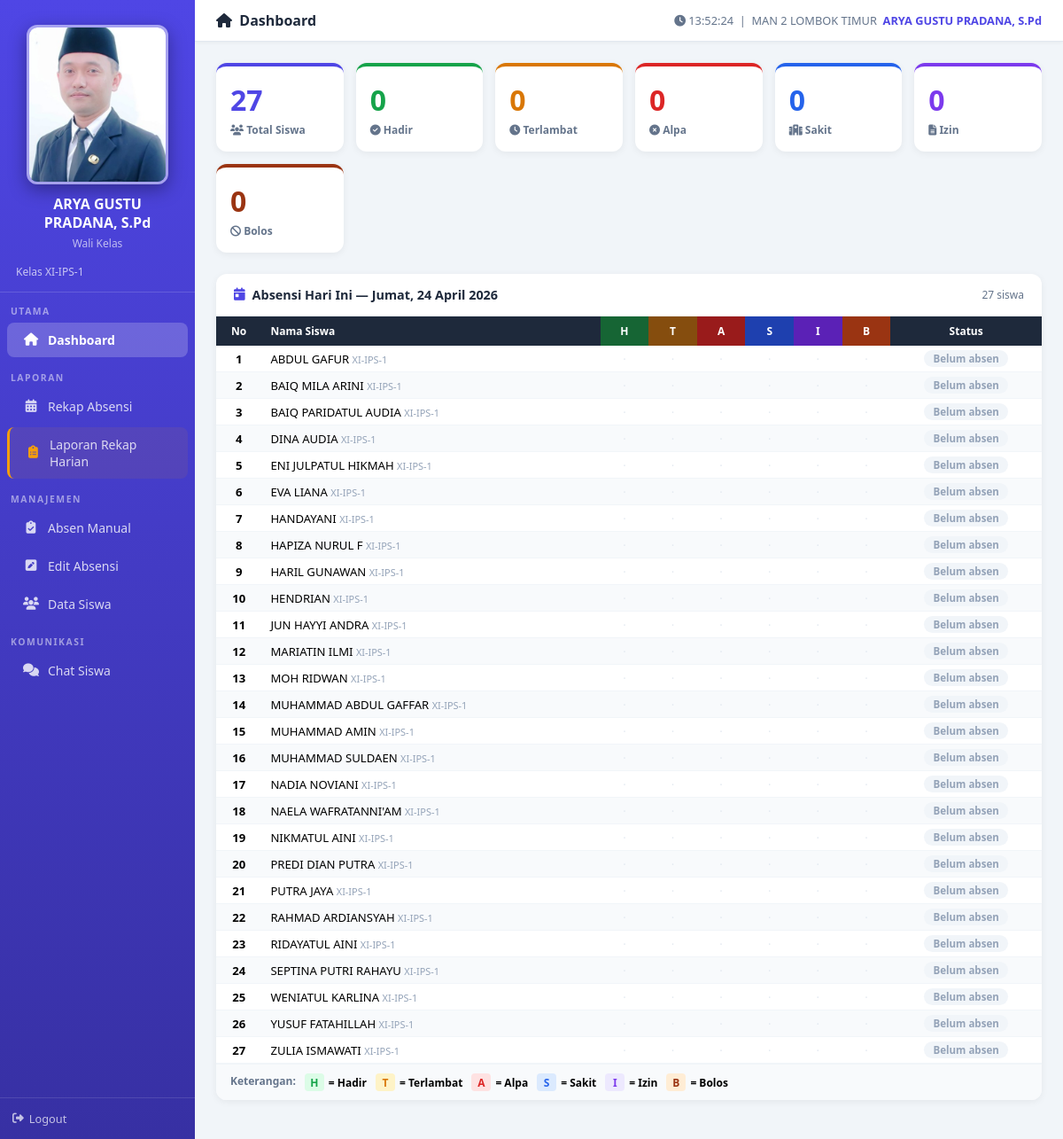
/portal_wali.php (signed in), run on the app's committed database.
### tables this page shows
CREATE TABLE `wali` (
  `id` int(11) NOT NULL,
  `username` varchar(50) NOT NULL,
  `password` varchar(255) NOT NULL,
  `nama` varchar(100) NOT NULL,
  `jabatan` varchar(100) DEFAULT 'Wali Kelas',
  `created_at` timestamp NOT NULL DEFAULT current_timestamp(),
  `kelas_wali` varchar(30) DEFAULT '',
  `no_hp` varchar(20) DEFAULT '',
  `no_wa` varchar(20) DEFAULT '',
  `foto` varchar(200) DEFAULT '',
  `pin` varchar(255) DEFAULT NULL,
  `foto_wali` varchar(255) DEFAULT '',
  `is_bk` tinyint(1) DEFAULT 0
);

CREATE TABLE `pengaturan` (
  `id` int(11) NOT NULL,
  `nama_sekolah` varchar(200) DEFAULT 'Nama Sekolah',
  `alamat` text DEFAULT NULL,
  `logo` varchar(255) DEFAULT NULL,
  `kepala_sekolah` varchar(200) DEFAULT NULL,
  `nip_kepala` varchar(50) DEFAULT NULL,
  `jam_masuk` time DEFAULT '07:00:00',
  `jam_terlambat` time DEFAULT '07:30:00',
  `jam_pulang` time DEFAULT '14:00:00',
  `token_wa` varchar(200) DEFAULT '',
  `pin_admin` varchar(255) DEFAULT NULL
);

CREATE TABLE `siswa` (
  `id` int(11) NOT NULL,
  `nis` varchar(20) NOT NULL,
  `nama` varchar(100) NOT NULL,
  `kelas` varchar(20) NOT NULL,
  `aktif` tinyint(1) DEFAULT 1,
  `foto` varchar(255) DEFAULT NULL,
  `barcode_img` varchar(255) DEFAULT NULL,
  `password` varchar(255) DEFAULT NULL,
  `created_at` timestamp NOT NULL DEFAULT current_timestamp(),
  `no_wa_ortu` varchar(20) DEFAULT ''
);

### includes/config.php (called while the page is built, shortened)
<?php
$conn = new mysqli(DB_HOST, DB_USER, DB_PASS, DB_NAME);
$conn->set_charset("utf8mb4");
function get_pengaturan() {
    global $conn;
    return $conn->query("SELECT * FROM pengaturan LIMIT 1")->fetch_assoc();
}
function format_tanggal($date) {
    $hari  = ['Minggu','Senin','Selasa','Rabu','Kamis','Jumat','Sabtu'];
    $bulan = ['','Januari','Februari','Maret','April','Mei','Juni','Juli','Agustus','September','Oktober','November','Desember'];
    $ts = strtotime($date);
    return $hari[date('w',$ts)].', '.date('d',$ts).' '.$bulan[(int)date('n',$ts)].' '.date('Y',$ts);
}
?>

### portal_wali.php (the view, shortened to what this page needs)
<?php
require_once 'includes/config.php';
$wid  = $_SESSION['wali_id'];
$wali = $conn->query("SELECT * FROM wali WHERE id=$wid")->fetch_assoc();
$pengaturan = get_pengaturan();
$conn->query("CREATE TABLE IF NOT EXISTS pesan_wali (
    id INT AUTO_INCREMENT PRIMARY KEY,
    wali_id INT NOT NULL,
    siswa_id INT NOT NULL,
    pengirim ENUM('wali','siswa') NOT NULL DEFAULT 'wali',
    pesan TEXT NOT NULL,
    dibaca TINYINT(1) DEFAULT 0,
    created_at TIMESTAMP DEFAULT CURRENT_TIMESTAMP,
    INDEX idx_ws (wali_id, siswa_id),
    INDEX idx_siswa (siswa_id)
) ENGINE=InnoDB DEFAULT CHARSET=utf8mb4");
$page    = $_GET['page']    ?? 'dashboard';
$anak_res = $conn->query("SELECT s.* FROM siswa s
    JOIN wali_siswa ws ON ws.siswa_id=s.id
    WHERE ws.wali_id=$wid ORDER BY s.nama");
$anak_list = [];
while ($r = $anak_res->fetch_assoc()) $anak_list[] = $r;
$today      = date('Y-m-d');
$stat_today = ['Hadir'=>0,'Terlambat'=>0,'Alpa'=>0,'Sakit'=>0,'Izin'=>0,'Bolos'=>0];
$total_siswa = count($anak_list);
$status_kode = [
    'Hadir'     => ['H','#16a34a','#dcfce7'],
    'Terlambat' => ['T','#d97706','#fef3c7'],
    'Alpa'      => ['A','#dc2626','#fee2e2'],
    'Sakit'     => ['S','#2563eb','#dbeafe'],
    'Izin'      => ['I','#7c3aed','#ede9fe'],
    'Bolos'     => ['B','#9a3412','#ffedd5'],
];
?>
<!DOCTYPE html>
<html lang="id">
<head>
<link rel="stylesheet" href="https://cdnjs.cloudflare.com/ajax/libs/font-awesome/6.4.0/css/all.min.css">
</head>
<body>
<div class="sidebar">
    <div class="sidebar-logo">
        <?php
        $foto_wali_file = $wali['foto_wali'] ?? '';
        $foto_wali_path = 'uploads/foto_wali/' . $foto_wali_file;
        ?>
        <?php if ($foto_wali_file && file_exists(__DIR__ . '/' . $foto_wali_path)): ?>
        <div style="display:flex;flex-direction:column;align-items:center;padding:8px 0 12px">
            <img src="<?= BASE_URL . $foto_wali_path ?>?t=<?= filemtime(__DIR__.'/'.$foto_wali_path) ?>"
                 style="width:160px;height:180px;border-radius:12px;object-fit:cover;border:3px solid rgba(255,255,255,.5);box-shadow:0 6px 20px rgba(0,0,0,.35);margin-bottom:12px">
            <div style="text-align:center;padding:0 8px">
                <div style="font-weight:800;font-size:1rem;line-height:1.3;color:white"><?= htmlspecialchars($wali['nama']) ?></div>
                <div style="font-size:.75rem;opacity:.65;margin-top:4px;color:white"><?= htmlspecialchars($wali['jabatan'] ?? 'Wali Kelas') ?></div>
            </div>
        </div>
        <?php else: ?>
        <div class="title"><i class="fas fa-chalkboard-teacher"></i> Portal Wali</div>
        <?php endif; ?>
        <div class="sub">
            <?php if (!empty($wali['kelas_wali'])): ?>
            Kelas <?= htmlspecialchars($wali['kelas_wali']) ?>
            <?php else: ?>
            <?= htmlspecialchars($wali['nama']) ?>
            <?php endif; ?>
        </div>
    </div>
    <div class="nav-section">Utama</div>
    <a href="portal_wali.php?page=dashboard" class="nav-item <?= $page==='dashboard'?'active':'' ?>">
        <i class="fas fa-home"></i> Dashboard
    </a>
    <div class="nav-section">Laporan</div>
    <a href="portal_wali.php?page=rekap" class="nav-item <?= $page==='rekap'?'active':'' ?>">
        <i class="fas fa-calendar-alt"></i> Rekap Absensi
    </a>
    <a href="portal_wali.php?page=laporan_rekap" class="nav-item <?= $page==='laporan_rekap'?'active':'' ?>"
       style="<?= $page==='laporan_rekap'?'':'border-left:3px solid #f59e0b;background:rgba(245,158,11,.08)' ?>">
        <i class="fas fa-clipboard-list" style="color:#f59e0b"></i> Laporan Rekap Harian
    </a>
    <div class="nav-section">Manajemen</div>
    <a href="portal_wali.php?page=absen" class="nav-item <?= $page==='absen'?'active':'' ?>">
        <i class="fas fa-clipboard-check"></i> Absen Manual
    </a>
    <a href="portal_wali.php?page=edit_absensi" class="nav-item <?= $page==='edit_absensi'?'active':'' ?>">
        <i class="fas fa-pen-square"></i> Edit Absensi
    </a>
    <a href="portal_wali.php?page=siswa" class="nav-item <?= $page==='siswa'?'active':'' ?>">
        <i class="fas fa-users"></i> Data Siswa
    </a>
    <div class="nav-section">Komunikasi</div>
    <a href="portal_wali.php?page=chat" class="nav-item <?= $page==='chat'?'active':'' ?>">
        <i class="fas fa-comments"></i> Chat Siswa
    </a>
    <div class="sidebar-footer">
        <a href="?logout=1" style="color:rgba(255,255,255,.7);text-decoration:none;font-size:.8rem;display:flex;align-items:center;gap:6px">
            <i class="fas fa-sign-out-alt"></i> Logout
        </a>
    </div>
</div>
<div class="main">
    <div class="topbar">
        <div class="page-name">
            <?php
            $page_titles = ['dashboard'=>'Dashboard','rekap'=>'Rekap Absensi','laporan_rekap'=>'Laporan Rekap Harian','siswa'=>'Data Siswa','chat'=>'Chat Siswa','absen'=>'Absen Manual','edit_absensi'=>'Edit Absensi'];
            echo '<i class="fas fa-'.(['dashboard'=>'home','rekap'=>'calendar-alt','laporan_rekap'=>'clipboard-list','siswa'=>'users','chat'=>'comments','absen'=>'clipboard-check','edit_absensi'=>'pen-square'][$page] ?? 'home').'"></i>&nbsp; ';
            echo $page_titles[$page] ?? 'Portal Wali';
            ?>
        </div>
        <div class="time">
            <i class="fas fa-clock"></i>
            <span id="jam">--:--:--</span> &nbsp;|&nbsp;
            <?= htmlspecialchars($pengaturan['nama_sekolah'] ?? '') ?>
            &nbsp;<span style="font-weight:700;color:#4f46e5"><?= htmlspecialchars($wali['nama']) ?></span>
        </div>
    </div>
    <div class="content">
<?php
if ($page === 'dashboard'): ?>
    <div class="stat-grid">
        <div class="stat-card" style="--c:#4f46e5">
            <div class="val"><?= $total_siswa ?></div>
            <div class="lbl"><i class="fas fa-users"></i> Total Siswa</div>
        </div>
        <div class="stat-card" style="--c:#16a34a">
            <div class="val"><?= $stat_today['Hadir'] ?></div>
            <div class="lbl"><i class="fas fa-check-circle"></i> Hadir</div>
        </div>
        <div class="stat-card" style="--c:#d97706">
            <div class="val"><?= $stat_today['Terlambat'] ?></div>
            <div class="lbl"><i class="fas fa-clock"></i> Terlambat</div>
        </div>
        <div class="stat-card" style="--c:#dc2626">
            <div class="val"><?= $stat_today['Alpa'] ?></div>
            <div class="lbl"><i class="fas fa-times-circle"></i> Alpa</div>
        </div>
        <div class="stat-card" style="--c:#2563eb">
            <div class="val"><?= $stat_today['Sakit'] ?></div>
            <div class="lbl"><i class="fas fa-hospital"></i> Sakit</div>
        </div>
        <div class="stat-card" style="--c:#7c3aed">
            <div class="val"><?= $stat_today['Izin'] ?></div>
            <div class="lbl"><i class="fas fa-file-alt"></i> Izin</div>
        </div>
        <div class="stat-card" style="--c:#9a3412">
            <div class="val"><?= $stat_today['Bolos'] ?></div>
            <div class="lbl"><i class="fas fa-ban"></i> Bolos</div>
        </div>
    </div>
    <div class="card">
        <div class="card-header">
            <i class="fas fa-calendar-day" style="color:#4f46e5"></i>
            Absensi Hari Ini &mdash; <?= format_tanggal($today) ?>
            <span style="margin-left:auto;font-size:.75rem;color:#64748b;font-weight:400"><?= $total_siswa ?> siswa</span>
        </div>
        <div class="tbl-wrap">
            <table>
                <thead>
                    <tr>
                        <th class="sticky-no" style="min-width:32px">No</th>
                        <th style="text-align:left;min-width:180px;padding-left:10px">Nama Siswa</th>
                        <th style="min-width:34px;background:#166534" title="Hadir">H</th>
                        <th style="min-width:34px;background:#854d0e" title="Terlambat">T</th>
                        <th style="min-width:34px;background:#991b1b" title="Alpa">A</th>
                        <th style="min-width:34px;background:#1e40af" title="Sakit">S</th>
                        <th style="min-width:34px;background:#5b21b6" title="Izin">I</th>
                        <th style="min-width:34px;background:#9a3412" title="Bolos">B</th>
                        <th style="min-width:100px">Status</th>
                    </tr>
                </thead>
                <tbody>
                <?php if (!$anak_list): ?>
                    <tr><td colspan="9" style="text-align:center;padding:40px;color:#94a3b8">Belum ada siswa yang di-assign ke Anda.</td></tr>
                <?php else: $no=0; foreach($anak_list as $s):
                    $no++;
                    $ab = $conn->query("SELECT status FROM absensi WHERE siswa_id={$s['id']} AND tanggal='$today'")->fetch_assoc();
                    $st = $ab['status'] ?? null;
                ?>
                    <tr>
                        <td class="sticky-no" style="text-align:center;font-weight:600"><?= $no ?></td>
                        <td style="padding-left:10px"><?= htmlspecialchars($s['nama']) ?> <small style="color:#94a3b8"><?= $s['kelas'] ?></small></td>
                        <?php foreach(['Hadir','Terlambat','Alpa','Sakit','Izin','Bolos'] as $ss):
                            $k = $status_kode[$ss];
                        ?>
                        <td style="text-align:center">
                            <?php if ($st === $ss): ?>
                            <span class="st-box" style="background:<?= $k[2] ?>;color:<?= $k[1] ?>"><?= $k[0] ?></span>
                            <?php else: ?><span style="color:#e2e8f0">·</span><?php endif; ?>
                        </td>
                        <?php endforeach; ?>
                        <td style="text-align:center">
                            <?php if ($st): [$kd,$w,$bg] = $status_kode[$st];
                                echo "<span class='badge-pill' style='background:$bg;color:$w'>$st</span>";
                            else: echo "<span class='badge-pill' style='background:#f1f5f9;color:#94a3b8'>Belum absen</span>";
                            endif; ?>
                        </td>
                    </tr>
                <?php endforeach; endif; ?>
                </tbody>
            </table>
        </div>
        <div style="padding:10px 16px;background:#f8fafc;border-top:1px solid #f1f5f9;display:flex;flex-wrap:wrap;gap:10px;font-size:.75rem">
            <strong style="color:#64748b">Keterangan:</strong>
            <?php foreach(['H'=>['#16a34a','#dcfce7','Hadir'],'T'=>['#d97706','#fef3c7','Terlambat'],'A'=>['#dc2626','#fee2e2','Alpa'],'S'=>['#2563eb','#dbeafe','Sakit'],'I'=>['#7c3aed','#ede9fe','Izin'],'B'=>['#9a3412','#ffedd5','Bolos']] as $kd=>$v): ?>
            <span style="display:flex;align-items:center;gap:5px;font-weight:600">
                <span style="width:22px;height:20px;border-radius:4px;background:<?= $v[1] ?>;color:<?= $v[0] ?>;display:inline-flex;align-items:center;justify-content:center;font-weight:800"><?= $kd ?></span>
                = <?= $v[2] ?>
            </span>
            <?php endforeach; ?>
        </div>
    </div>
<?php
endif; ?>
</div>
</body>
</html>

### portal_wali.php (style rules this page uses)
* { box-sizing:border-box;margin:0;padding:0 }
body { font-family:'Segoe UI',system-ui,sans-serif;background:#f1f5f9;display:flex;min-height:100vh;font-size:14px }
.sidebar { width:220px;background:linear-gradient(180deg,#4f46e5 0%,#3730a3 100%);color:white;display:flex;flex-direction:column;flex-shrink:0;min-height:100vh }
.sidebar-logo { padding:20px 18px 14px;border-bottom:1px solid rgba(255,255,255,.15) }
.sidebar-logo .sub { font-size:.75rem;opacity:.7;margin-top:3px }
.nav-section { padding:14px 12px 4px;font-size:.65rem;font-weight:700;letter-spacing:1.5px;opacity:.5;text-transform:uppercase }
.nav-item { display:flex;align-items:center;gap:10px;padding:10px 18px;color:rgba(255,255,255,.8);text-decoration:none;transition:.15s;font-size:.875rem;border-radius:8px;margin:2px 8px }
.nav-item.active { background:rgba(255,255,255,.2);color:white;font-weight:600 }
.nav-item i { width:18px;text-align:center;font-size:.9rem }
.sidebar-footer { margin-top:auto;padding:14px;border-top:1px solid rgba(255,255,255,.12) }
.main { flex:1;display:flex;flex-direction:column;min-height:100vh;overflow:hidden }
.topbar { background:white;padding:12px 24px;display:flex;align-items:center;justify-content:space-between;border-bottom:1px solid #e2e8f0;box-shadow:0 1px 4px rgba(0,0,0,.05) }
.topbar .page-name { font-weight:700;font-size:1rem;color:#1e293b }
.topbar .time { font-size:.8rem;color:#64748b }
.content { padding:24px;flex:1;overflow-y:auto }
.stat-grid { display:grid;grid-template-columns:repeat(auto-fill,minmax(140px,1fr));gap:14px;margin-bottom:24px }
.stat-card { background:white;border-radius:12px;padding:16px;box-shadow:0 2px 8px rgba(0,0,0,.06);border-top:4px solid var(--c) }
.stat-card .val { font-size:2rem;font-weight:800;color:var(--c) }
.stat-card .lbl { font-size:.75rem;color:#64748b;margin-top:4px;font-weight:600 }
.card { background:white;border-radius:12px;box-shadow:0 2px 8px rgba(0,0,0,.06);overflow:hidden;margin-bottom:20px }
.card-header { padding:14px 20px;font-weight:700;font-size:.9rem;border-bottom:1px solid #f1f5f9;display:flex;align-items:center;gap:8px;color:#1e293b }
.tbl-wrap { overflow-x:auto }
table { width:100%;border-collapse:collapse;font-size:.82rem }
th { background:#1e293b;color:white;padding:8px 6px;text-align:center;white-space:nowrap;font-size:.75rem }
th.sticky-no { position:sticky;left:0;z-index:3;background:#1e293b }
td { padding:5px 6px;border-bottom:1px solid #f1f5f9;vertical-align:middle }
td.sticky-no { position:sticky;left:0;z-index:1;background:white }
tr:nth-child(even) td { background:#f8fafc }
tr:nth-child(even) td.sticky-no, tr:nth-child(even) td.sticky-nis, tr:nth-child(even) td.sticky-nama { background:#f8fafc }
.badge-pill { display:inline-block;padding:2px 10px;border-radius:20px;font-size:.72rem;font-weight:700 }

### data on the page
wali: foto_wali (picture), nama "ARYA GUSTU PRADANA, S.Pd", jabatan "Wali Kelas", kelas_wali "XI-IPS-1", is_bk "0"
pengaturan: nama_sekolah "MAN 2 LOMBOK TIMUR"
siswa: nama "ABDUL GAFUR", kelas "XI-IPS-1"
siswa: nama "BAIQ MILA ARINI", kelas "XI-IPS-1"
siswa: nama "BAIQ PARIDATUL AUDIA", kelas "XI-IPS-1"
siswa: nama "DINA AUDIA", kelas "XI-IPS-1"
siswa: nama "ENI JULPATUL HIKMAH", kelas "XI-IPS-1"
siswa: nama "EVA LIANA", kelas "XI-IPS-1"
siswa: nama "HANDAYANI", kelas "XI-IPS-1"
siswa: nama "HAPIZA NURUL F", kelas "XI-IPS-1"
siswa: nama "HARIL GUNAWAN", kelas "XI-IPS-1"
siswa: nama "HENDRIAN", kelas "XI-IPS-1"
siswa: nama "JUN HAYYI ANDRA", kelas "XI-IPS-1"
siswa: nama "MARIATIN ILMI", kelas "XI-IPS-1"
siswa: nama "MOH RIDWAN", kelas "XI-IPS-1"
siswa: nama "MUHAMMAD ABDUL GAFFAR", kelas "XI-IPS-1"
siswa: nama "MUHAMMAD AMIN", kelas "XI-IPS-1"
siswa: nama "MUHAMMAD SULDAEN", kelas "XI-IPS-1"
siswa: nama "NADIA NOVIANI", kelas "XI-IPS-1"
siswa: nama "NAELA WAFRATANNI'AM", kelas "XI-IPS-1"
siswa: nama "NIKMATUL AINI", kelas "XI-IPS-1"
siswa: nama "PREDI DIAN PUTRA", kelas "XI-IPS-1"
siswa: nama "PUTRA JAYA", kelas "XI-IPS-1"
siswa: nama "RAHMAD ARDIANSYAH", kelas "XI-IPS-1"
siswa: nama "RIDAYATUL AINI", kelas "XI-IPS-1"
siswa: nama "SEPTINA PUTRI RAHAYU", kelas "XI-IPS-1"
siswa: nama "WENIATUL KARLINA", kelas "XI-IPS-1"
siswa: nama "YUSUF FATAHILLAH", kelas "XI-IPS-1"
siswa: nama "ZULIA ISMAWATI", kelas "XI-IPS-1"

### other printed values
$page_titles[$page] "Dashboard"
$total_siswa "27"
$kd "H"
$v[2] "Hadir"
$kd "T"
$v[2] "Terlambat"
$kd "A"
$v[2] "Alpa"
$kd "S"
$v[2] "Sakit"
$kd "I"
$v[2] "Izin"
$kd "B"
$v[2] "Bolos"
